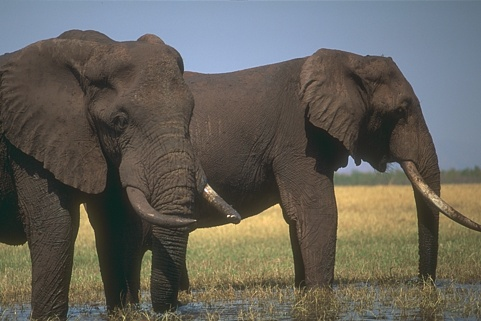
#> input picture shuiyin.png, 481 x 321 px
$ python '处理水印图像.py'
#> lines starting #> are read from the running program, lines starting #| are printed output that depends on the picture
import cv2
import os
import matplotlib.pyplot as plt
img = cv2.imread("shuiyin.png")
#> img is the input picture: shape (321, 481, 3); mean B, G, R 90.2, 98.3, 101.4

image_size = [256, 256]

img = cv2.resize(img, image_size, interpolation=cv2.INTER_CUBIC)
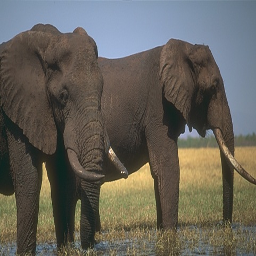
#> img: shape (256, 256, 3); mean B, G, R 90.1, 98.2, 101.3
plt.figure(figsize=(8, 8))  # 绘图尺寸
plt.subplot(1, 1, 1)  # 画布分割2行3列取第一块
plt.imshow(cv2.cvtColor(img, cv2.COLOR_BGR2RGB))
plt.axis('off')
figure_save_path = "test"
if not os.path.exists(figure_save_path):
    os.makedirs(figure_save_path) # 如果不存在目录figure_save_path，则创建
plt.savefig(os.path.join(figure_save_path , '1.png'))
plt.show()
print("imag.shap: {}".format(img.shape))
#| imag.shap: (256, 256, 3)
